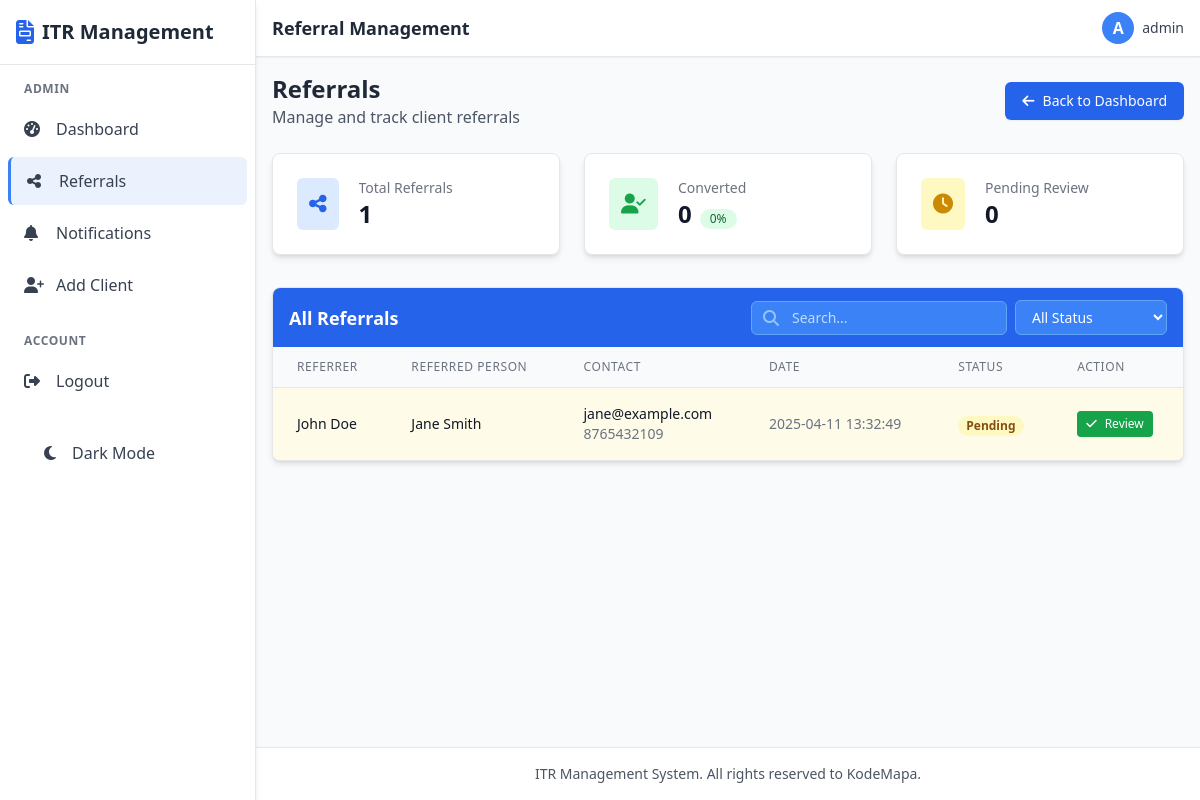
/admin/referrals (signed in), run on an earlier commit of the app's database.
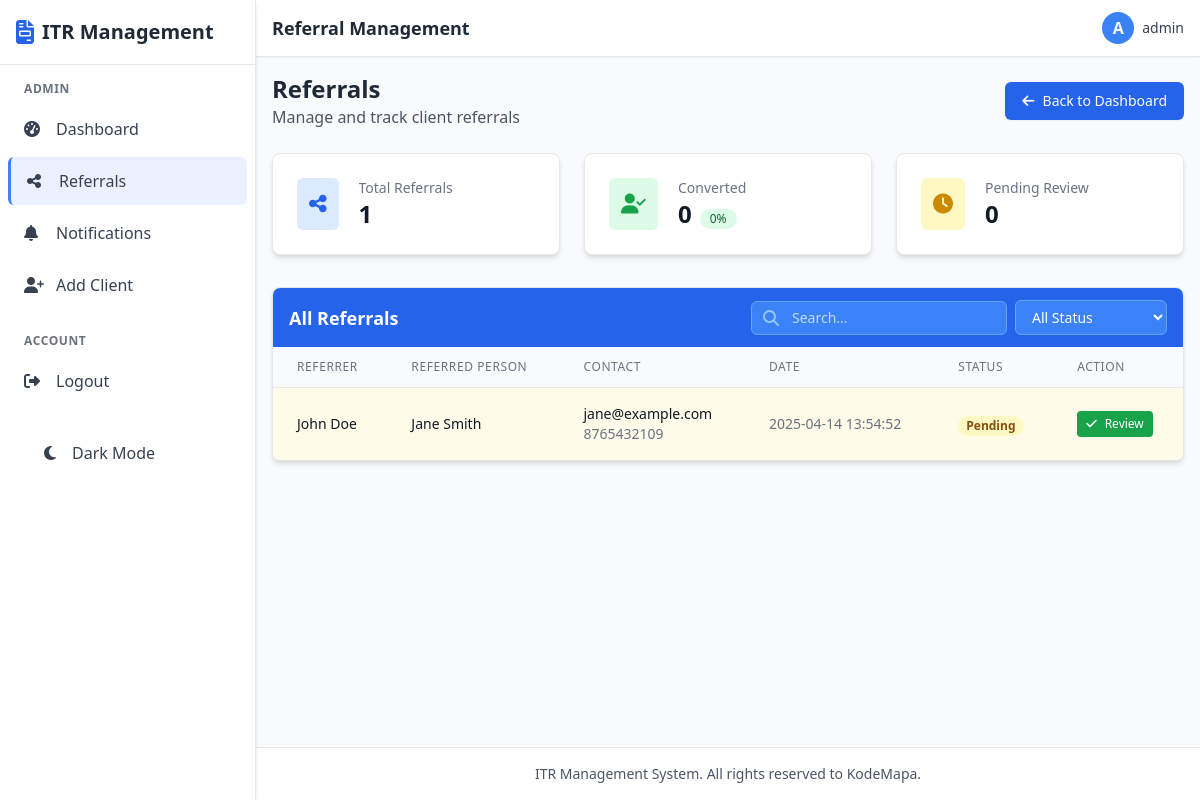
And on a later commit of the database.
### tables this page shows
CREATE TABLE referrals (
    id INTEGER PRIMARY KEY AUTOINCREMENT,
    client_id INTEGER NOT NULL,
    referred_name TEXT NOT NULL,
    referred_email TEXT NOT NULL,
    referred_phone TEXT,
    referred_client_id INTEGER,
    is_reviewed BOOLEAN NOT NULL DEFAULT 0,
    created_at TIMESTAMP DEFAULT CURRENT_TIMESTAMP,
    FOREIGN KEY (client_id) REFERENCES clients (id),
    FOREIGN KEY (referred_client_id) REFERENCES clients (id)
);

CREATE TABLE clients (
    id INTEGER PRIMARY KEY AUTOINCREMENT,
    user_id INTEGER NOT NULL,
    full_name TEXT NOT NULL,
    email TEXT UNIQUE NOT NULL,
    phone TEXT,
    address TEXT,
    pan_number TEXT UNIQUE,
    referral_code TEXT UNIQUE,
    created_at TIMESTAMP DEFAULT CURRENT_TIMESTAMP,
    FOREIGN KEY (user_id) REFERENCES users (id)
);

### app.py (the view)
@admin_bp.route('/referrals')
@admin_required
def referrals():
    referrals = query_db(
        '''SELECT r.*, c.full_name as client_name,
           CASE WHEN r.referred_client_id IS NOT NULL THEN rc.full_name ELSE r.referred_name END as referred_name,
           CASE WHEN r.referred_client_id IS NOT NULL THEN 1 ELSE 0 END as is_registered
           FROM referrals r
           JOIN clients c ON r.client_id = c.id
           LEFT JOIN clients rc ON r.referred_client_id = rc.id
           ORDER BY r.created_at DESC'''
    )
    return render_template('admin/referrals.html', referrals=referrals)

### app.py (called while the page is built)
def get_db():
    db = getattr(g, '_database', None)
    if db is None:
        db = g._database = sqlite3.connect(DATABASE)
        db.row_factory = sqlite3.Row
    return db

def query_db(query, args=(), one=False):
    if DEBUG:
        print(f"Executing query: {query} with args: {args}")
    try:
        cur = get_db().execute(query, args)
        rv = cur.fetchall()
        cur.close()
        return (rv[0] if rv else None) if one else rv
    except Exception as e:
        print(f"Database error: {e}")
        if DEBUG:
            import traceback
            traceback.print_exc()
        return None if one else []

def admin_required(f):
    @wraps(f)
    def decorated_function(*args, **kwargs):
        if 'user_id' not in session:
            flash('Please log in to access this page', 'error')
            return redirect(url_for('index'))
        if not session.get('is_admin', False):
            flash('You do not have permission to access this page', 'error')
            return redirect(url_for('index'))
        return f(*args, **kwargs)
    return decorated_function

@app.context_processor
def utility_processor():
    return dict(query_db=query_db)

### templates/admin/referrals.html (shortened to what the changed rows need)
{% extends 'base.html' %}
{% block header_title %}Referral Management{% endblock %}
{% block content %}
<div class="mb-6 flex justify-between items-center">
    <div>
        <h1 class="text-2xl font-bold text-gray-800">Referrals</h1>
    </div>
</div>
                            {% set registered_count = 0 %}
                            {% for referral in referrals %}
                                {% if referral.is_registered %}
                                    {% set registered_count = registered_count + 1 %}
                                {% endif %}
                            {% endfor %}
                            {% set unreviewed_count = 0 %}
                            {% for referral in referrals %}
                                {% if not referral.is_reviewed %}
                                    {% set unreviewed_count = unreviewed_count + 1 %}
                                {% endif %}
                            {% endfor %}
<div class="bg-white rounded-lg shadow-md overflow-hidden border border-gray-200">
    <div class="bg-blue-600 px-4 py-3">
        <div class="flex flex-col sm:flex-row justify-between items-start sm:items-center space-y-2 sm:space-y-0">
            <h2 class="text-lg font-semibold text-white">All Referrals</h2>
        </div>
    </div>
    <div class="overflow-x-auto">
        <table class="min-w-full divide-y divide-gray-200">
            <thead class="bg-gray-50">
                <tr>
                    <th scope="col" class="px-3 sm:px-6 py-3 text-left text-xs font-medium text-gray-500 uppercase tracking-wider">Referrer</th>
                    <th scope="col" class="px-3 sm:px-6 py-3 text-left text-xs font-medium text-gray-500 uppercase tracking-wider">Referred Person</th>
                    <th scope="col" class="hidden md:table-cell px-3 sm:px-6 py-3 text-left text-xs font-medium text-gray-500 uppercase tracking-wider">Contact</th>
                    <th scope="col" class="hidden lg:table-cell px-3 sm:px-6 py-3 text-left text-xs font-medium text-gray-500 uppercase tracking-wider">Date</th>
                    <th scope="col" class="px-3 sm:px-6 py-3 text-left text-xs font-medium text-gray-500 uppercase tracking-wider">Status</th>
                    <th scope="col" class="px-3 sm:px-6 py-3 text-left text-xs font-medium text-gray-500 uppercase tracking-wider">Action</th>
                </tr>
            </thead>
            <tbody class="bg-white divide-y divide-gray-200" id="referralsTable">
                {% for referral in referrals %}
                <tr class="referral-row {% if not referral.is_reviewed %}bg-yellow-50{% endif %}"
                    data-referrer="{{ referral.client_name }}"
                    data-referred="{{ referral.referred_name }}"
                    data-email="{{ referral.referred_email }}"
                    data-status="{% if referral.is_registered %}registered{% else %}pending{% endif %}"
                    data-reviewed="{% if referral.is_reviewed %}reviewed{% else %}unreviewed{% endif %}">
                    <td class="px-3 sm:px-6 py-4 whitespace-nowrap">
                        <div class="text-sm font-medium text-gray-900">{{ referral.client_name }}</div>
                    </td>
                    <td class="px-3 sm:px-6 py-4 whitespace-nowrap">
                        <div class="text-sm font-medium text-gray-900">{{ referral.referred_name }}</div>
                    </td>
                    <td class="hidden md:table-cell px-3 sm:px-6 py-4 whitespace-nowrap">
                        <div class="text-sm text-gray-900">{{ referral.referred_email }}</div>
                        <div class="text-sm text-gray-500">{{ referral.referred_phone }}</div>
                    </td>
                    <td class="hidden lg:table-cell px-3 sm:px-6 py-4 whitespace-nowrap text-sm text-gray-500">
                        {{ referral.created_at }}
                    </td>
                    <td class="px-3 sm:px-6 py-4 whitespace-nowrap">
                        <span class="px-2 inline-flex text-xs leading-5 font-semibold rounded-full {% if referral.is_registered %}bg-green-100 text-green-800{% else %}bg-yellow-100 text-yellow-800{% endif %}">
                            {% if referral.is_registered %}Registered{% else %}Pending{% endif %}
                        </span>
                    </td>
                    <td class="px-3 sm:px-6 py-4 whitespace-nowrap text-sm font-medium">
                        {% if not referral.is_reviewed %}
                        <form method="post" action="{{ url_for('admin.review_referral', referral_id=referral.id) }}" class="inline-block">
                            <button type="submit" class="inline-flex items-center px-2 py-1 border border-transparent text-xs font-medium rounded text-white bg-green-600 hover:bg-green-700 focus:outline-none focus:ring-2 focus:ring-offset-2 focus:ring-green-500">
                                <i class="fas fa-check mr-1 sm:mr-2"></i><span class="hidden sm:inline">Review</span>
                            </button>
                        </form>
                        {% else %}
                        <span class="text-gray-500">Reviewed</span>
                        {% endif %}
                    </td>
                </tr>
                {% else %}
                <tr>
                    <td colspan="6" class="px-3 sm:px-6 py-4 text-center text-sm text-gray-500">
                        No referrals found
                    </td>
                </tr>
                {% endfor %}
            </tbody>
        </table>
    </div>
</div>
{% endblock %}

What changed in the data, as far as the page shows it:
changed referrals "Jane Smith": created_at "2025-04-11 13:32:49" → "2025-04-14 13:54:52"
